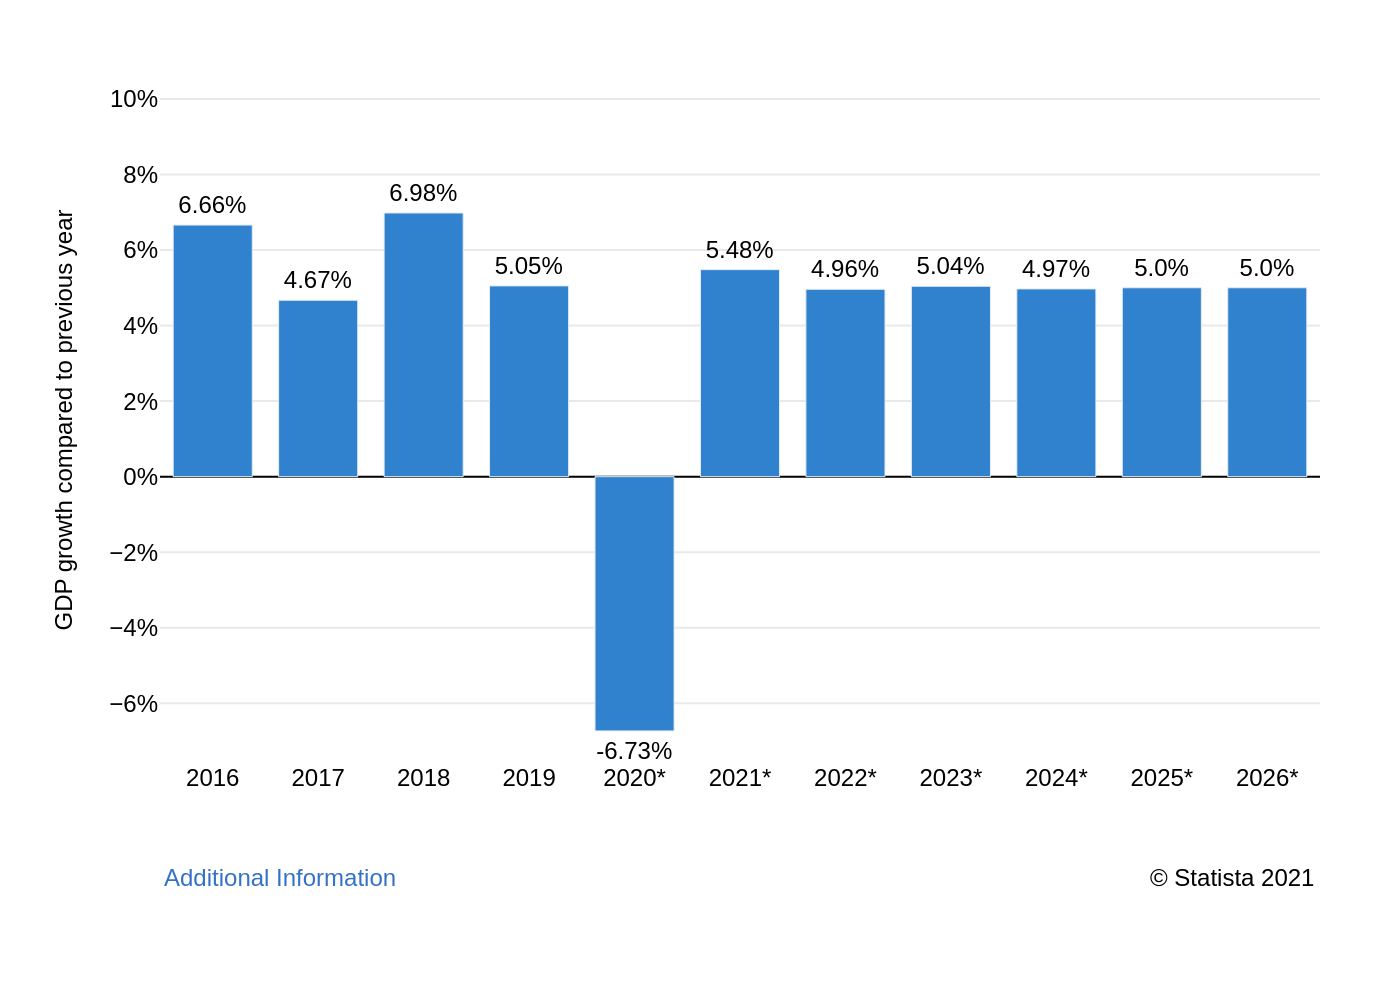

Source code (Python):
import sys
import json
import pathlib
import plotly.graph_objects as go

def main():
    if len(sys.argv) != 2:
        print("Usage: python generate_chart.py <json_file_path>")
        sys.exit(1)

    json_path = pathlib.Path(sys.argv[1])
    if not json_path.is_file():
        print(f"Error: JSON file not found at '{json_path}'")
        sys.exit(1)

    with open(json_path, 'r', encoding='utf-8') as f:
        chart_config = json.load(f)

    chart_data = chart_config.get('chart_data', [])
    texts = chart_config.get('texts', {})
    colors = chart_config.get('colors', [])

    categories = [item['category'] for item in chart_data]
    values = [item['value'] for item in chart_data]

    fig = go.Figure()

    # Format text labels for bars to match original (e.g., "5%" instead of "5.00%")
    text_labels = [f"{v}%" if v == int(v) else f"{v:.2f}%" for v in values]

    fig.add_trace(go.Bar(
        x=categories,
        y=values,
        text=text_labels,
        textposition='outside',
        marker_color=colors[0] if colors else None,
        hoverinfo='none',
        textfont=dict(
            family="Arial",
            size=12,
            color='black'
        ),
        cliponaxis=False
    ))

    fig.update_layout(
        font=dict(family="Arial", size=12, color="black"),
        title=dict(
            text=texts.get('title'),
            x=0.05,
            xanchor='left'
        ),
        plot_bgcolor='white',
        xaxis=dict(
            title_text=texts.get('x_axis_title'),
            showgrid=False,
            tickfont=dict(size=12)
        ),
        yaxis=dict(
            title_text=texts.get('y_axis_title'),
            title_font=dict(size=12),
            showgrid=True,
            gridcolor='#e9e9e9',
            zeroline=True,
            zerolinecolor='black',
            zerolinewidth=1,
            ticksuffix='%',
            range=[-7.5, 10.5],
            tickfont=dict(size=12)
        ),
        margin=dict(l=80, r=40, t=40, b=120),
        bargap=0.25,
        annotations=[
            dict(
                text=texts.get('note'),
                showarrow=False,
                xref="paper",
                yref="paper",
                x=0,
                y=-0.2,
                xanchor='left',
                yanchor='bottom',
                font=dict(color="#3572c6") # color to mimic hyperlink
            ),
            dict(
                text=texts.get('source'),
                showarrow=False,
                xref="paper",
                yref="paper",
                x=1,
                y=-0.2,
                xanchor='right',
                yanchor='bottom'
            )
        ]
    )
    
    # Adjust position of bar text for negative values
    fig.update_traces(textfont_size=12)

    output_path = json_path.with_suffix('.png')
    fig.write_image(output_path, scale=2)
    print(f"Chart saved to {output_path}")

if __name__ == "__main__":
    main()
